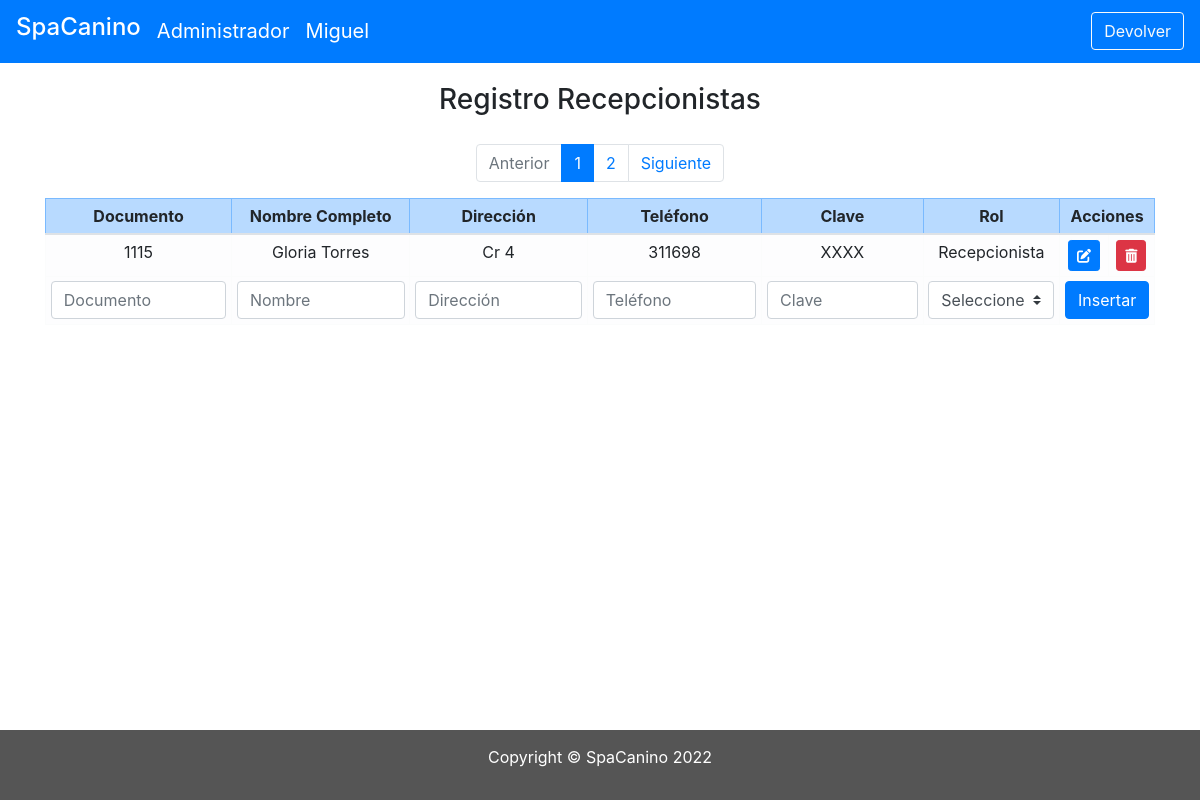
/admin/funcionario/Recep/index.php (signed in), run on the app's committed database.
### tables this page shows
CREATE TABLE `roles` (
  `id_rol` int(2) NOT NULL,
  `role` varchar(40) DEFAULT NULL
);

CREATE TABLE `users` (
  `id_usu` int(12) NOT NULL,
  `id_rol` int(2) DEFAULT NULL,
  `name` varchar(80) DEFAULT NULL,
  `adress` varchar(40) DEFAULT NULL,
  `cel` bigint(11) DEFAULT NULL,
  `pass` varchar(500) DEFAULT NULL
);

### admin/funcionario/Recep/index.php (the view, shortened to what this page needs)
<?php
    require_once("../../../conexion/conexion.php");
    $rol=$_SESSION['rol'];
    $name=$_SESSION['name'];
    $sql= "SELECT * FROM roles where id_rol = :ro";
    $resultado=$base->prepare($sql);
    $resultado->execute(array(":ro" => $rol));
    $reg=$resultado->fetch(PDO::FETCH_ASSOC);
    $nomrol=$reg["role"];
    $regis = 6;
    if(isset($_GET["pagina"])){
        if($_GET["pagina"]==1){
            header("Location:index.php");
        }else{
            $pagina=$_GET["pagina"];
        }
    }else{
        $pagina=1;
    }
    $empieza=($pagina-1)*$regis;
    $sql= 'SELECT * FROM users';
    $senten=$base->prepare($sql);
    $senten->execute();
    $totalregis=$senten->rowCount();
    $paginas = $totalregis/$regis;
    $paginas = ceil($paginas);
    $regis=$base->query("SELECT * from users WHERE id_rol = 2 LIMIT $empieza, $regis")->fetchALL(PDO::FETCH_OBJ);
?>
<!DOCTYPE html>
<html lang="es">
<head>
    <link rel="stylesheet" href="https://cdn.jsdelivr.net/npm/bootstrap@4.6.2/dist/css/bootstrap.min.css">
    <link rel="stylesheet" href="../../../css/styles.css">
</head>
<body>
    <nav class="navbar navbar-expand-lg navbar-dark bg-primary">
        <a class="navbar-brand" href="#"><h4>SpaCanino</h4></a>
        <a class="navbar-brand rol" href="#"><?php echo $nomrol ?></a>
        <a class="navbar-brand rol" href="#"><?php echo $name ?></a>
        <div class="form-inline">
            <a href="../user.php"><button class="btn btn-outline-light my-2 my-sm-0">Devolver</button></a>
        </div>
    </nav>
    <div class="title">
        <h3 class="text-center">Registro Recepcionistas</h3>
    </div>
    <div class="container">
        <form method="GET" autocomplete="off">
            <div class="table-responsive-xxl table-sm">
                <table class="table table-bordered table-striped ">
                    <thead >
                        <tr class="table-primary text-center">
                            <th>Documento</th>
                            <th>Nombre Completo</th>
							<th>Dirección</th>
							<th>Teléfono</th>
							<th>Clave</th>
                            <th>Rol</th>
                            <th colspan="2">Acciones</th>
                        </tr>
                    </thead>
                    <tbody class="text-center bordered">
                        <?php
                            foreach ($regis as $administrador) :
                                $rol = $administrador->id_rol;
                                $sql= "SELECT * FROM roles where id_rol = :id";
                                $resultado=$base->prepare($sql);
                                $resultado->execute(array(":id"=>$rol));
                                $regi=$resultado->fetch(PDO::FETCH_ASSOC);
                        ?>
                        <tr class="table-light" >
                            <td><?php echo $administrador->id_usu?></td>
                            <td><?php echo $administrador->name?></td>
							<td><?php echo $administrador->adress?></td>
							<td><?php echo $administrador->cel?></td>
							<td>XXXX</td>
                            <td><?php echo $regi['role'];?></td>
							<td>
                                <a href="editar.php?id=<?php echo $administrador->id_usu?> & nom=<?php echo $administrador->name?>  & dir=<?php echo $administrador->adress?>"><button type="button" class="btn btn-sm btn-primary"><i class="fa-solid fa-pen-to-square"></i></button></a>
                            </td>
                            <td>
                                <a href="eliminar.php?id=<?php echo $administrador->id_usu?>"><button type="button" class="btn btn-sm btn-danger"> <i class="fa-solid fa-trash-can"></i></button></a>
                            </td>
                        <?php
                            endforeach;
                        ?>
                            </tr>
                        <tr class="table-light" >
                            <nav aria-label="Page navigation example">
                                <ul class="pagination justify-content-center">
                                    <li class="page-item <?php echo $pagina<=1? 'disabled' : '' ?>">
                                        <a class="page-link" href="index.php?pagina=<?php echo $pagina-1 ?>">Anterior</a>
                                    </li>
                                    <?php
                                        for($i=0; $i<$paginas; $i++):?>
                                            <li class="page-item <?php echo $pagina==$i+1? 'active': ''?>">
                                                <a class="page-link"
                                                href="index.php?pagina=<?php echo $i+1?>">
                                            <?php echo $i+1?></a>
                                            </li>
                                            <?php endfor?>
                                    <li class="page-item <?php  echo $pagina>=$paginas? 'disabled' : '' ?> "><a class="page-link" href="index.php?pagina=<?php echo $pagina+1 ?>">Siguiente</a></li>
                                </ul>
                            </nav>
                        </tr>
                        <tr class="table-light" >
                            <td><input type="number" name="id" class="form-control" placeholder="Documento"></td>
                            <td><input type="text" name="nom" class="form-control" placeholder="Nombre"></td>
                            <td><input type="text" name="dire" class="form-control" placeholder="Dirección"></td>
                            <td><input type="number" name="tel" class="form-control" placeholder="Teléfono"></td>
                            <td><input type="password" name="cla" class="form-control" placeholder="Clave"></td>
                            <td>
                                <div class="input-group">
                                    <select class="custom-select" name="rol">
                                        <option value="" >Seleccione</option>
                                    </select>
                                </div>
                            </td>
                            <td colspan="5" align="center"><input  type="submit" class="btn btn-primary" name="insert" value="Insertar" ></td>
                        </tr>
                    </tbody>
                </table>
            </div>
        </form>
    </div>
    <footer class="containar-fluid text-center ">
        <p>Copyright &copy; SpaCanino <script>document.write(new Date().getFullYear());</script></p>
    </footer>
</body>
</html>

### css/styles.css (style rules this page uses)
* { margin: 0; padding: 0; box-sizing: border-box; }
body { display: flex; flex-direction: column; min-height: 100vh; }
.navbar { margin-bottom: 0; border-radius: 0; }
h3 { padding: 20px; }
footer { background-color: #555; color: white; padding: 20px; margin-top: auto; }

### admin/funcionario/Recep/index.php (style rules this page uses)
footer { background-color: #555; color: white; padding: 15px; }

### data on the page
roles: role "Administrador"
users: id_usu "1115", name "Gloria Torres", adress "Cr 4", cel "311698", id_rol.role "Recepcionista"

### other printed values
$name "Miguel"
